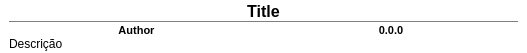
<?xml version="1.0" encoding="UTF-8"?>
<ui version="4.0">
 <class>itemwidget</class>
 <widget class="QWidget" name="itemwidget">
  <property name="geometry">
   <rect>
    <x>0</x>
    <y>0</y>
    <width>527</width>
    <height>43</height>
   </rect>
  </property>
  <property name="palette">
   <palette>
    <active>
     <colorrole role="WindowText">
      <brush brushstyle="SolidPattern">
       <color alpha="255">
        <red>0</red>
        <green>0</green>
        <blue>0</blue>
       </color>
      </brush>
     </colorrole>
     <colorrole role="Button">
      <brush brushstyle="SolidPattern">
       <color alpha="255">
        <red>255</red>
        <green>255</green>
        <blue>255</blue>
       </color>
      </brush>
     </colorrole>
     <colorrole role="Light">
      <brush brushstyle="SolidPattern">
       <color alpha="255">
        <red>255</red>
        <green>255</green>
        <blue>255</blue>
       </color>
      </brush>
     </colorrole>
     <colorrole role="Midlight">
      <brush brushstyle="SolidPattern">
       <color alpha="255">
        <red>255</red>
        <green>255</green>
        <blue>255</blue>
       </color>
      </brush>
     </colorrole>
     <colorrole role="Dark">
      <brush brushstyle="SolidPattern">
       <color alpha="255">
        <red>127</red>
        <green>127</green>
        <blue>127</blue>
       </color>
      </brush>
     </colorrole>
     <colorrole role="Mid">
      <brush brushstyle="SolidPattern">
       <color alpha="255">
        <red>170</red>
        <green>170</green>
        <blue>170</blue>
       </color>
      </brush>
     </colorrole>
     <colorrole role="Text">
      <brush brushstyle="SolidPattern">
       <color alpha="255">
        <red>0</red>
        <green>0</green>
        <blue>0</blue>
       </color>
      </brush>
     </colorrole>
     <colorrole role="BrightText">
      <brush brushstyle="SolidPattern">
       <color alpha="255">
        <red>255</red>
        <green>255</green>
        <blue>255</blue>
       </color>
      </brush>
     </colorrole>
     <colorrole role="ButtonText">
      <brush brushstyle="SolidPattern">
       <color alpha="255">
        <red>0</red>
        <green>0</green>
        <blue>0</blue>
       </color>
      </brush>
     </colorrole>
     <colorrole role="Base">
      <brush brushstyle="SolidPattern">
       <color alpha="255">
        <red>255</red>
        <green>255</green>
        <blue>255</blue>
       </color>
      </brush>
     </colorrole>
     <colorrole role="Window">
      <brush brushstyle="SolidPattern">
       <color alpha="255">
        <red>255</red>
        <green>255</green>
        <blue>255</blue>
       </color>
      </brush>
     </colorrole>
     <colorrole role="Shadow">
      <brush brushstyle="SolidPattern">
       <color alpha="255">
        <red>0</red>
        <green>0</green>
        <blue>0</blue>
       </color>
      </brush>
     </colorrole>
     <colorrole role="AlternateBase">
      <brush brushstyle="SolidPattern">
       <color alpha="255">
        <red>255</red>
        <green>255</green>
        <blue>255</blue>
       </color>
      </brush>
     </colorrole>
     <colorrole role="ToolTipBase">
      <brush brushstyle="SolidPattern">
       <color alpha="255">
        <red>255</red>
        <green>255</green>
        <blue>220</blue>
       </color>
      </brush>
     </colorrole>
     <colorrole role="ToolTipText">
      <brush brushstyle="SolidPattern">
       <color alpha="255">
        <red>0</red>
        <green>0</green>
        <blue>0</blue>
       </color>
      </brush>
     </colorrole>
    </active>
    <inactive>
     <colorrole role="WindowText">
      <brush brushstyle="SolidPattern">
       <color alpha="255">
        <red>0</red>
        <green>0</green>
        <blue>0</blue>
       </color>
      </brush>
     </colorrole>
     <colorrole role="Button">
      <brush brushstyle="SolidPattern">
       <color alpha="255">
        <red>255</red>
        <green>255</green>
        <blue>255</blue>
       </color>
      </brush>
     </colorrole>
     <colorrole role="Light">
      <brush brushstyle="SolidPattern">
       <color alpha="255">
        <red>255</red>
        <green>255</green>
        <blue>255</blue>
       </color>
      </brush>
     </colorrole>
     <colorrole role="Midlight">
      <brush brushstyle="SolidPattern">
       <color alpha="255">
        <red>255</red>
        <green>255</green>
        <blue>255</blue>
       </color>
      </brush>
     </colorrole>
     <colorrole role="Dark">
      <brush brushstyle="SolidPattern">
       <color alpha="255">
        <red>127</red>
        <green>127</green>
        <blue>127</blue>
       </color>
      </brush>
     </colorrole>
     <colorrole role="Mid">
      <brush brushstyle="SolidPattern">
       <color alpha="255">
        <red>170</red>
        <green>170</green>
        <blue>170</blue>
       </color>
      </brush>
     </colorrole>
     <colorrole role="Text">
      <brush brushstyle="SolidPattern">
       <color alpha="255">
        <red>0</red>
        <green>0</green>
        <blue>0</blue>
       </color>
      </brush>
     </colorrole>
     <colorrole role="BrightText">
      <brush brushstyle="SolidPattern">
       <color alpha="255">
        <red>255</red>
        <green>255</green>
        <blue>255</blue>
       </color>
      </brush>
     </colorrole>
     <colorrole role="ButtonText">
      <brush brushstyle="SolidPattern">
       <color alpha="255">
        <red>0</red>
        <green>0</green>
        <blue>0</blue>
       </color>
      </brush>
     </colorrole>
     <colorrole role="Base">
      <brush brushstyle="SolidPattern">
       <color alpha="255">
        <red>255</red>
        <green>255</green>
        <blue>255</blue>
       </color>
      </brush>
     </colorrole>
     <colorrole role="Window">
      <brush brushstyle="SolidPattern">
       <color alpha="255">
        <red>255</red>
        <green>255</green>
        <blue>255</blue>
       </color>
      </brush>
     </colorrole>
     <colorrole role="Shadow">
      <brush brushstyle="SolidPattern">
       <color alpha="255">
        <red>0</red>
        <green>0</green>
        <blue>0</blue>
       </color>
      </brush>
     </colorrole>
     <colorrole role="AlternateBase">
      <brush brushstyle="SolidPattern">
       <color alpha="255">
        <red>255</red>
        <green>255</green>
        <blue>255</blue>
       </color>
      </brush>
     </colorrole>
     <colorrole role="ToolTipBase">
      <brush brushstyle="SolidPattern">
       <color alpha="255">
        <red>255</red>
        <green>255</green>
        <blue>220</blue>
       </color>
      </brush>
     </colorrole>
     <colorrole role="ToolTipText">
      <brush brushstyle="SolidPattern">
       <color alpha="255">
        <red>0</red>
        <green>0</green>
        <blue>0</blue>
       </color>
      </brush>
     </colorrole>
    </inactive>
    <disabled>
     <colorrole role="WindowText">
      <brush brushstyle="SolidPattern">
       <color alpha="255">
        <red>127</red>
        <green>127</green>
        <blue>127</blue>
       </color>
      </brush>
     </colorrole>
     <colorrole role="Button">
      <brush brushstyle="SolidPattern">
       <color alpha="255">
        <red>255</red>
        <green>255</green>
        <blue>255</blue>
       </color>
      </brush>
     </colorrole>
     <colorrole role="Light">
      <brush brushstyle="SolidPattern">
       <color alpha="255">
        <red>255</red>
        <green>255</green>
        <blue>255</blue>
       </color>
      </brush>
     </colorrole>
     <colorrole role="Midlight">
      <brush brushstyle="SolidPattern">
       <color alpha="255">
        <red>255</red>
        <green>255</green>
        <blue>255</blue>
       </color>
      </brush>
     </colorrole>
     <colorrole role="Dark">
      <brush brushstyle="SolidPattern">
       <color alpha="255">
        <red>127</red>
        <green>127</green>
        <blue>127</blue>
       </color>
      </brush>
     </colorrole>
     <colorrole role="Mid">
      <brush brushstyle="SolidPattern">
       <color alpha="255">
        <red>170</red>
        <green>170</green>
        <blue>170</blue>
       </color>
      </brush>
     </colorrole>
     <colorrole role="Text">
      <brush brushstyle="SolidPattern">
       <color alpha="255">
        <red>127</red>
        <green>127</green>
        <blue>127</blue>
       </color>
      </brush>
     </colorrole>
     <colorrole role="BrightText">
      <brush brushstyle="SolidPattern">
       <color alpha="255">
        <red>255</red>
        <green>255</green>
        <blue>255</blue>
       </color>
      </brush>
     </colorrole>
     <colorrole role="ButtonText">
      <brush brushstyle="SolidPattern">
       <color alpha="255">
        <red>127</red>
        <green>127</green>
        <blue>127</blue>
       </color>
      </brush>
     </colorrole>
     <colorrole role="Base">
      <brush brushstyle="SolidPattern">
       <color alpha="255">
        <red>255</red>
        <green>255</green>
        <blue>255</blue>
       </color>
      </brush>
     </colorrole>
     <colorrole role="Window">
      <brush brushstyle="SolidPattern">
       <color alpha="255">
        <red>255</red>
        <green>255</green>
        <blue>255</blue>
       </color>
      </brush>
     </colorrole>
     <colorrole role="Shadow">
      <brush brushstyle="SolidPattern">
       <color alpha="255">
        <red>0</red>
        <green>0</green>
        <blue>0</blue>
       </color>
      </brush>
     </colorrole>
     <colorrole role="AlternateBase">
      <brush brushstyle="SolidPattern">
       <color alpha="255">
        <red>255</red>
        <green>255</green>
        <blue>255</blue>
       </color>
      </brush>
     </colorrole>
     <colorrole role="ToolTipBase">
      <brush brushstyle="SolidPattern">
       <color alpha="255">
        <red>255</red>
        <green>255</green>
        <blue>220</blue>
       </color>
      </brush>
     </colorrole>
     <colorrole role="ToolTipText">
      <brush brushstyle="SolidPattern">
       <color alpha="255">
        <red>0</red>
        <green>0</green>
        <blue>0</blue>
       </color>
      </brush>
     </colorrole>
    </disabled>
   </palette>
  </property>
  <property name="windowTitle">
   <string>Form</string>
  </property>
  <layout class="QGridLayout" name="gridLayout">
   <property name="leftMargin">
    <number>9</number>
   </property>
   <property name="topMargin">
    <number>2</number>
   </property>
   <property name="rightMargin">
    <number>9</number>
   </property>
   <property name="bottomMargin">
    <number>2</number>
   </property>
   <property name="spacing">
    <number>0</number>
   </property>
   <item row="5" column="0" colspan="2">
    <widget class="QLabel" name="description">
     <property name="text">
      <string>Descrição</string>
     </property>
     <property name="alignment">
      <set>Qt::AlignLeading|Qt::AlignLeft|Qt::AlignVCenter</set>
     </property>
     <property name="wordWrap">
      <bool>true</bool>
     </property>
    </widget>
   </item>
   <item row="3" column="0">
    <widget class="QLabel" name="author">
     <property name="font">
      <font>
       <pointsize>8</pointsize>
       <weight>75</weight>
       <bold>true</bold>
      </font>
     </property>
     <property name="text">
      <string>Author</string>
     </property>
     <property name="alignment">
      <set>Qt::AlignBottom|Qt::AlignHCenter</set>
     </property>
    </widget>
   </item>
   <item row="3" column="1">
    <widget class="QLabel" name="version">
     <property name="font">
      <font>
       <pointsize>8</pointsize>
       <weight>75</weight>
       <italic>false</italic>
       <bold>true</bold>
      </font>
     </property>
     <property name="text">
      <string>0.0.0</string>
     </property>
     <property name="alignment">
      <set>Qt::AlignBottom|Qt::AlignHCenter</set>
     </property>
    </widget>
   </item>
   <item row="2" column="0" colspan="2">
    <widget class="Line" name="line">
     <property name="orientation">
      <enum>Qt::Horizontal</enum>
     </property>
    </widget>
   </item>
   <item row="0" column="0" colspan="2">
    <widget class="QLabel" name="title">
     <property name="font">
      <font>
       <pointsize>12</pointsize>
       <weight>75</weight>
       <bold>true</bold>
      </font>
     </property>
     <property name="text">
      <string>Title</string>
     </property>
     <property name="alignment">
      <set>Qt::AlignCenter</set>
     </property>
     <property name="wordWrap">
      <bool>true</bool>
     </property>
    </widget>
   </item>
  </layout>
 </widget>
 <resources/>
 <connections/>
</ui>
